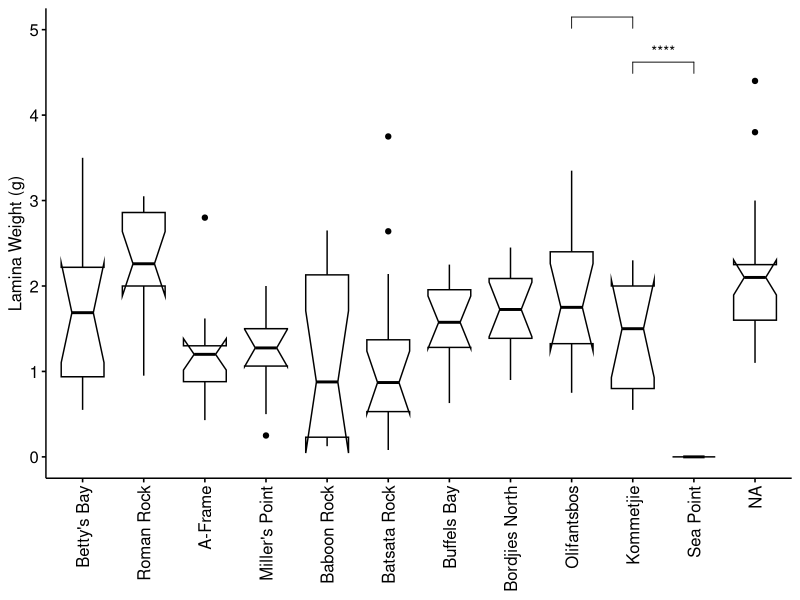
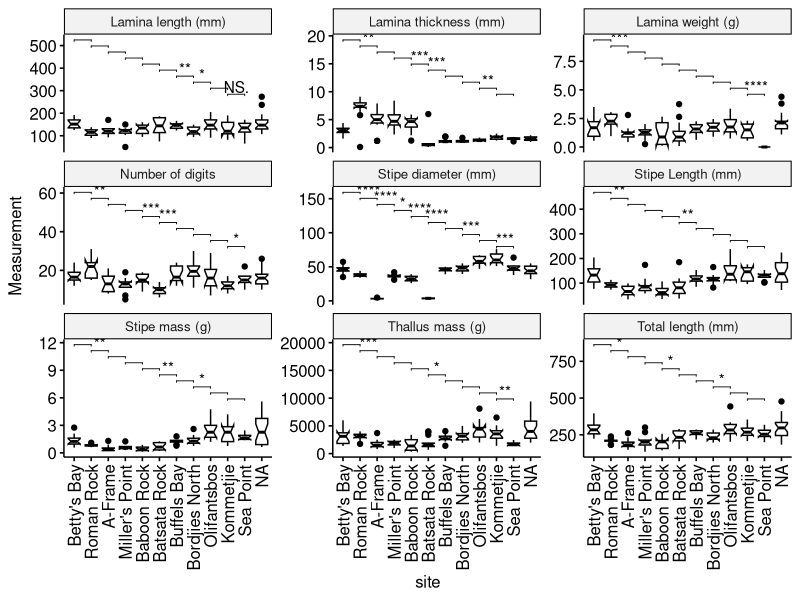
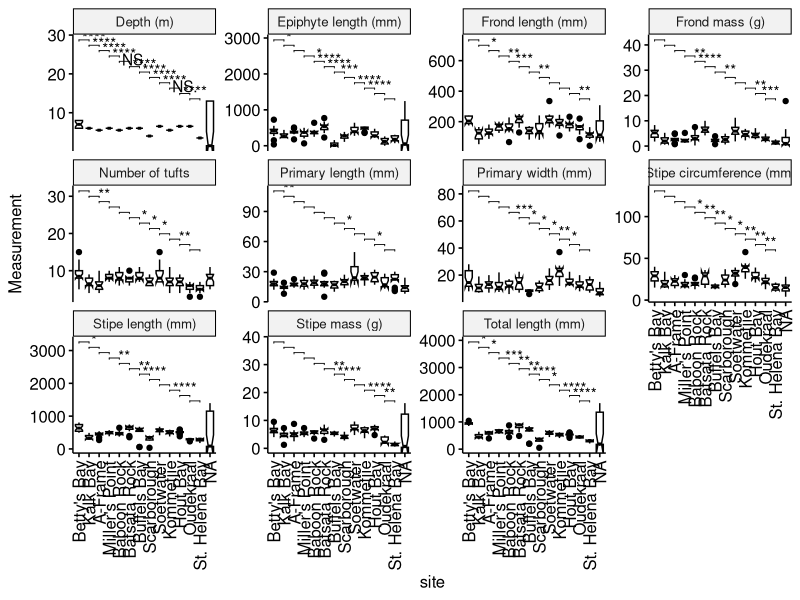

The R source for these figures, in order:
library(tidyverse)
library(ggpubr)
library(magrittr)

# Morphologies
# L. pallida

# load data
lam <- read.csv("data/Laminaria_morphometrics.csv", sep = ",")

# remove unnecessary columns
lam <- subset(lam, select = -c(1,2,4))

# alter dataframe for more friendly plotting
lam_gather <- gather(lam, "Morphology", "Measurement", 2:10, na.rm = TRUE)

# Replace morphology names
lam_gather <- lam_gather %>%
  mutate(Morphology = replace(Morphology, 
                              Morphology == "digits", "Number of digits")) %>% 
  mutate(Morphology = replace(Morphology, 
                              Morphology == "laminaLength", "Lamina length (mm)")) %>% 
  mutate(Morphology = replace(Morphology, 
                              Morphology == "laminaThickness", "Lamina thickness (mm)")) %>% 
  mutate(Morphology = replace(Morphology, 
                              Morphology == "laminaWeight", "Lamina weight (g)")) %>% 
  mutate(Morphology = replace(Morphology, 
                              Morphology == "stipeDiameter", "Stipe diameter (mm)")) %>% 
  mutate(Morphology = replace(Morphology, 
                              Morphology == "stipeLength", "Stipe Length (mm)")) %>% 
  mutate(Morphology = replace(Morphology, 
                              Morphology == "stipeMass", "Stipe mass (g)")) %>% 
  mutate(Morphology = replace(Morphology, 
                              Morphology == "thallusMass", "Thallus mass (g)")) %>% 
  mutate(Morphology = replace(Morphology, 
                              Morphology == "totalLength", "Total length (mm)"))
# Order site names by location west to east
positionsLam <- c("Betty's Bay", "Roman Rock","A-Frame", "Miller's Point", "Baboon Rock", 
                  "Batsata Rock", "Buffels Bay","Bordjies North","Olifantsbos", "Kommetjie", "Sea Point")

# Visualize: Specify the comparisons you want
my_comparisons <- list( c("Sea Point", "Kommetjie"), c("Kommetjie", "Olifantsbos"), c("Olifantsbos", "Bordjies North"),c("Bordjies North", "Buffels Bay"), c("Buffels Bay", "Batsata Rock"), c("Batsata Rock", "Baboon Rock"), c("Baboon Rock", "Miller's Point"), c("Miller's Point", "A-Frame"), c("A-Frame", "Roman Rock"), c("Roman Rock", "Betty's Bay"))

# Create list for significance symbols
symnum_args <- list(cutpoints = c(0, 0.0001, 0.001, 0.01, 0.05, 1), symbols = c("****", "***", "**", "*", "ns"))

# Script to create boxplots for each morphological characteristic seperatley for L. pallida
morph_lam_LW <- ggboxplot(lam, x = "site", y = "laminaWeight",
          palette = "jco", xlab = FALSE, ylab = "Lamina Weight (g)", order = positionsLam, notch = TRUE) +
  stat_compare_means(comparisons = my_comparisons, paired = FALSE, symnum.args = symnum_args, hide.ns = TRUE) + 
  stat_compare_means(label.y = 50) 
morph_lam_LW <- ggpar(morph_lam_LW, ylim = c(0, 5), x.text.angle = 90)
morph_lam_LW
  
# Script to create boxplots for all morpholgical characteristics at once for L. pallida
morph_lam <- ggboxplot(lam_gather, x = "site", y = "Measurement", notch = TRUE, order = positionsLam) + 
  stat_compare_means(comparisons = my_comparisons, symnum.args = symnum_args, hide.ns = TRUE)
morph_lam <- ggpar(morph_lam, x.text.angle = 90)
morph_lam <- facet(morph_lam, facet.by = "Morphology", scales = "free_y")
morph_lam

# E. maxima 

# load data
eck <- read.csv("data/Ecklonia_morphometrics.csv", sep = ",")

# remove unnecessary columns
eck <- subset(eck, select = -c(1,2,3,5,7,8))

# alter dataframe for more friendly plotting
eck_gather <- gather(eck, "Morphology", "Measurement", 2:12, na.rm = TRUE)

# Replace morphology names
eck_gather <- eck_gather %>%
  mutate(Morphology = replace(Morphology, 
                              Morphology == "depth", "Depth (m)")) %>% 
  mutate(Morphology = replace(Morphology, 
                              Morphology == "epiLength", "Epiphyte length (mm)")) %>% 
  mutate(Morphology = replace(Morphology, 
                              Morphology == "frondLength", "Frond length (mm)")) %>% 
  mutate(Morphology = replace(Morphology, 
                              Morphology == "frondMass", "Frond mass (g)")) %>% 
  mutate(Morphology = replace(Morphology, 
                              Morphology == "primaryLength", "Primary length (mm)")) %>% 
  mutate(Morphology = replace(Morphology, 
                              Morphology == "primaryWidth", "Primary width (mm)")) %>% 
  mutate(Morphology = replace(Morphology, 
                              Morphology == "stipeCirc", "Stipe circumference (mm)")) %>% 
  mutate(Morphology = replace(Morphology, 
                              Morphology == "stipeLength", "Stipe length (mm)")) %>% 
  mutate(Morphology = replace(Morphology, 
                              Morphology == "stipeMass", "Stipe mass (g)")) %>% 
  mutate(Morphology = replace(Morphology, 
                              Morphology == "totalLength", "Total length (mm)")) %>% 
  mutate(Morphology = replace(Morphology, 
                              Morphology == "tufts", "Number of tufts"))


positionsEck <- c("Betty's Bay", "Kalk Bay", "A-Frame",  "Miller's Point", "Baboon Rock", "Batsata Rock", "Buffels Bay", "Scarborough", "Soetwater","Kommetjie","Hout Bay", "Oudekraal", "St. Helena Bay")

# Visualize: Specify the comparisons you want
my_comparisons <- list( c("St. Helena Bay", "Oudekraal"), c("Oudekraal", "Hout Bay"), c("Hout Bay", "Kommetjie"),c("Kommetjie", "Soetwater"), c("Soetwater", "Scarborough"), c("Scarborough", "Buffels Bay"), c("Buffels Bay", "Batsata Rock"), c("Batsata Rock", "Baboon Rock"), c("Baboon Rock", "Miller's Point"), c("Miller's Point", "A-Frame"), c("A-Frame", "Kalk Bay"), c("Kalk Bay", "Betty's Bay"))

# Script to create boxplots for all morpholgical characteristics at once for E. maxima
morph_eck <- ggboxplot(eck_gather, x = "site", y = "Measurement", notch = TRUE, order = positionsEck) + 
  stat_compare_means(comparisons = my_comparisons, symnum.args = symnum_args, hide.ns = TRUE)
morph_eck <- ggpar(morph_eck, x.text.angle = 90)
morph_eck <- facet(morph_eck, facet.by = "Morphology", scales = "free_y")
morph_eck


